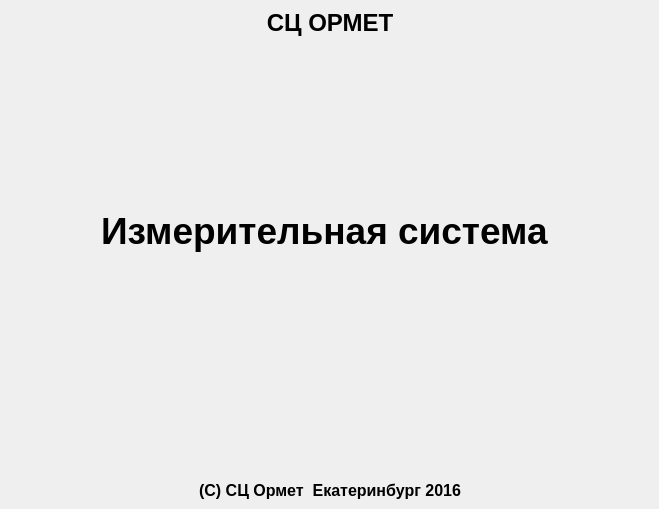
<?xml version="1.0" encoding="UTF-8"?>
<ui version="4.0">
 <class>fmWelcome</class>
 <widget class="QMainWindow" name="fmWelcome">
  <property name="geometry">
   <rect>
    <x>0</x>
    <y>0</y>
    <width>659</width>
    <height>509</height>
   </rect>
  </property>
  <property name="sizePolicy">
   <sizepolicy hsizetype="Expanding" vsizetype="Expanding">
    <horstretch>0</horstretch>
    <verstretch>0</verstretch>
   </sizepolicy>
  </property>
  <property name="windowTitle">
   <string>Изменение конфигурации</string>
  </property>
  <widget class="QWidget" name="centralwidget">
   <layout class="QGridLayout" name="gridLayout">
    <item row="3" column="1">
     <spacer name="verticalSpacer_6">
      <property name="orientation">
       <enum>Qt::Vertical</enum>
      </property>
      <property name="sizeHint" stdset="0">
       <size>
        <width>20</width>
        <height>40</height>
       </size>
      </property>
     </spacer>
    </item>
    <item row="13" column="1">
     <widget class="QLabel" name="label_3">
      <property name="font">
       <font>
        <pointsize>12</pointsize>
        <weight>75</weight>
        <bold>true</bold>
       </font>
      </property>
      <property name="text">
       <string>(С) СЦ Ормет  Екатеринбург 2016</string>
      </property>
      <property name="alignment">
       <set>Qt::AlignCenter</set>
      </property>
     </widget>
    </item>
    <item row="8" column="1">
     <spacer name="verticalSpacer_5">
      <property name="orientation">
       <enum>Qt::Vertical</enum>
      </property>
      <property name="sizeHint" stdset="0">
       <size>
        <width>20</width>
        <height>40</height>
       </size>
      </property>
     </spacer>
    </item>
    <item row="6" column="1">
     <spacer name="verticalSpacer_4">
      <property name="orientation">
       <enum>Qt::Vertical</enum>
      </property>
      <property name="sizeHint" stdset="0">
       <size>
        <width>20</width>
        <height>40</height>
       </size>
      </property>
     </spacer>
    </item>
    <item row="12" column="1">
     <spacer name="verticalSpacer_7">
      <property name="orientation">
       <enum>Qt::Vertical</enum>
      </property>
      <property name="sizeHint" stdset="0">
       <size>
        <width>20</width>
        <height>40</height>
       </size>
      </property>
     </spacer>
    </item>
    <item row="2" column="1">
     <spacer name="verticalSpacer_2">
      <property name="orientation">
       <enum>Qt::Vertical</enum>
      </property>
      <property name="sizeHint" stdset="0">
       <size>
        <width>20</width>
        <height>40</height>
       </size>
      </property>
     </spacer>
    </item>
    <item row="1" column="1">
     <widget class="QLabel" name="label_2">
      <property name="font">
       <font>
        <pointsize>18</pointsize>
        <weight>75</weight>
        <bold>true</bold>
       </font>
      </property>
      <property name="text">
       <string>СЦ ОРМЕТ</string>
      </property>
      <property name="alignment">
       <set>Qt::AlignCenter</set>
      </property>
     </widget>
    </item>
    <item row="5" column="0" colspan="3">
     <widget class="QLabel" name="label_4">
      <property name="font">
       <font>
        <pointsize>28</pointsize>
        <weight>75</weight>
        <bold>true</bold>
       </font>
      </property>
      <property name="text">
       <string>Измерительная система </string>
      </property>
      <property name="alignment">
       <set>Qt::AlignCenter</set>
      </property>
     </widget>
    </item>
    <item row="9" column="1">
     <spacer name="verticalSpacer">
      <property name="orientation">
       <enum>Qt::Vertical</enum>
      </property>
      <property name="sizeHint" stdset="0">
       <size>
        <width>20</width>
        <height>40</height>
       </size>
      </property>
     </spacer>
    </item>
    <item row="4" column="1">
     <spacer name="verticalSpacer_3">
      <property name="orientation">
       <enum>Qt::Vertical</enum>
      </property>
      <property name="sizeHint" stdset="0">
       <size>
        <width>20</width>
        <height>40</height>
       </size>
      </property>
     </spacer>
    </item>
   </layout>
  </widget>
 </widget>
 <resources/>
 <connections/>
</ui>
